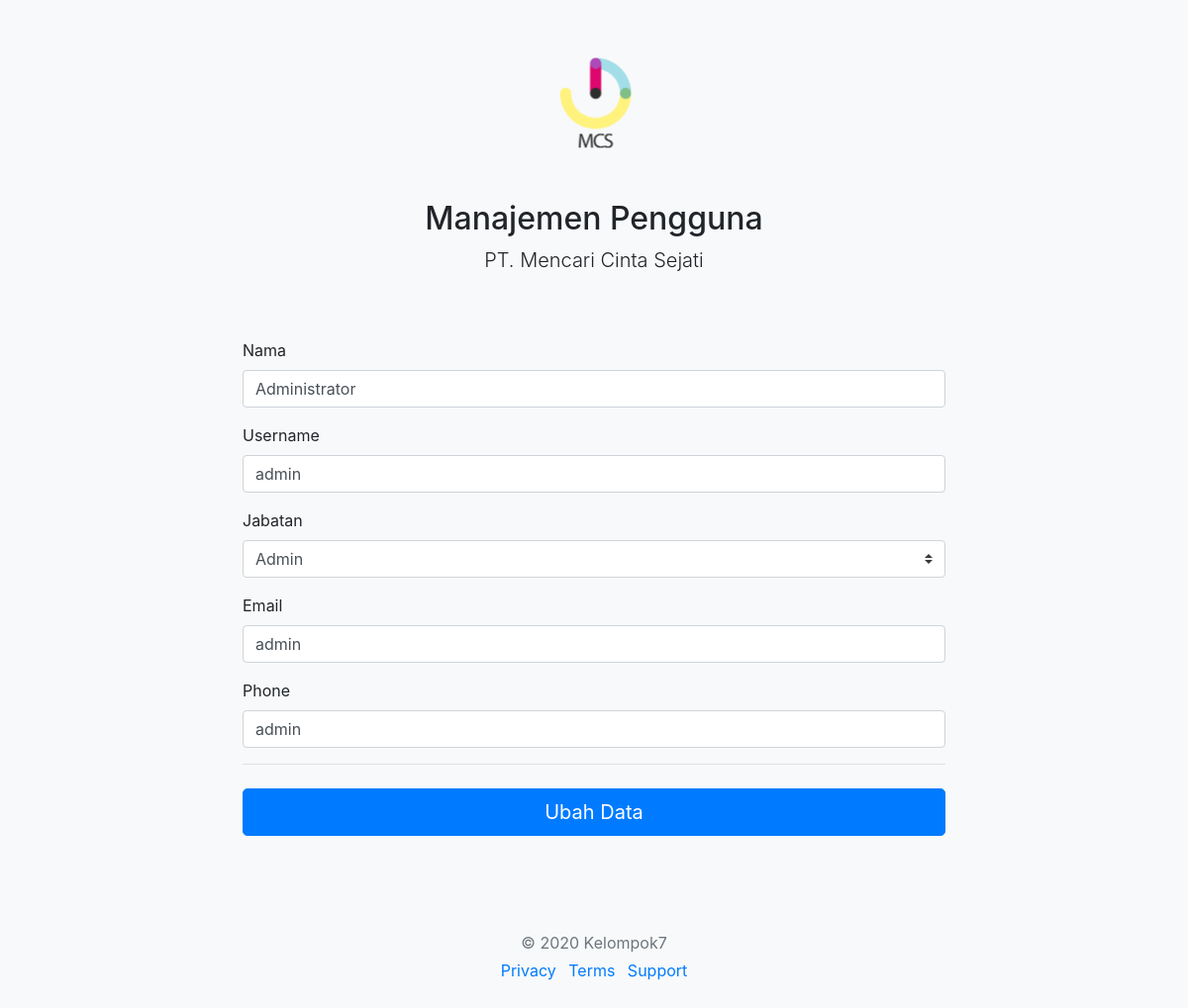
Screenshot of /pages/ubah.php?id=1 (signed in) with the database file from the repository.
### tables this page shows
CREATE TABLE `users` (
  `id` int(11) NOT NULL,
  `username` varchar(100) NOT NULL,
  `password` varchar(255) NOT NULL,
  `nama` varchar(100) NOT NULL,
  `level` enum('dir','tu','rt','supir','admin') NOT NULL,
  `email` varchar(100) NOT NULL,
  `phone` varchar(50) NOT NULL
);

### functions.php (called while the page is built, shortened)
<?php
require 'config/db.php';
function query ($query){
	global $conn;
	$result = mysqli_query ($conn, $query);
	$rows=[];
	while ($row = mysqli_fetch_assoc($result)) {
		$rows[] = $row;
	}
	return $rows;
}
?>

### pages/ubah.php (the view, shortened to what this page needs)
<?php require 'parts/header.php'; ?>
<?php
$id = $_GET["id"];
$usr = query("SELECT * FROM users WHERE id = $id")[0];
?>
<div class="container">
    <div class="py-5 text-center">
      <img class="d-block mx-auto mb-4" src="img/mcs.png" alt="" width="130" height="130">
      <h2>Manajemen Pengguna</h2>
      <p class="lead">PT. Mencari Cinta Sejati</p>
    </div>
  </div>
  <div class="container">
      <div class="col-xl-8 col-lg-8 col-md-8 col-sm-10 mx-auto">
        <form class="needs-validation" method="post" action="" novalidate>
            <div class="mb-3">
              <label for="nama">Nama</label>
              <input type="text" class="form-control" id="nama" name="nama"  required value="<?php echo $usr["nama"]; ?>">
            </div>
             <div class="mb-3">
              <label for="username">Username</label>
              <input type="text" class="form-control" id="username" name="username"  required value="<?php echo $usr["username"]; ?>">
            </div>
            <div class="mb-3">
              <label for="level">Jabatan</label>
              <select class="custom-select d-block w-100" id="level" name="level">
                <option value="admin" <?php if($usr["level"]=="admin") echo "selected"?> >Admin</option>
              </select>
            </div>
             <div class="mb-3">
              <label for="email">Email</label>
              <input type="text" class="form-control" id="email" name="email"  required value="<?php echo $usr["email"]; ?>">
            </div>
             <div class="mb-3">
              <label for="phone">Phone</label>
              <input type="text" class="form-control" id="phone" name="phone"  required value="<?php echo $usr["phone"]; ?>">
            </div>
          <hr class="mb-4">
          <button class="btn btn-primary btn-lg btn-block" type="submit" name="submit">Ubah Data</button>
        </form>
      </div>
    </div>
<?php  require 'parts/footer.php' ?>

### rows the page displays
users: nama "Administrator", username "admin", level "Admin", email "admin", phone "admin"
